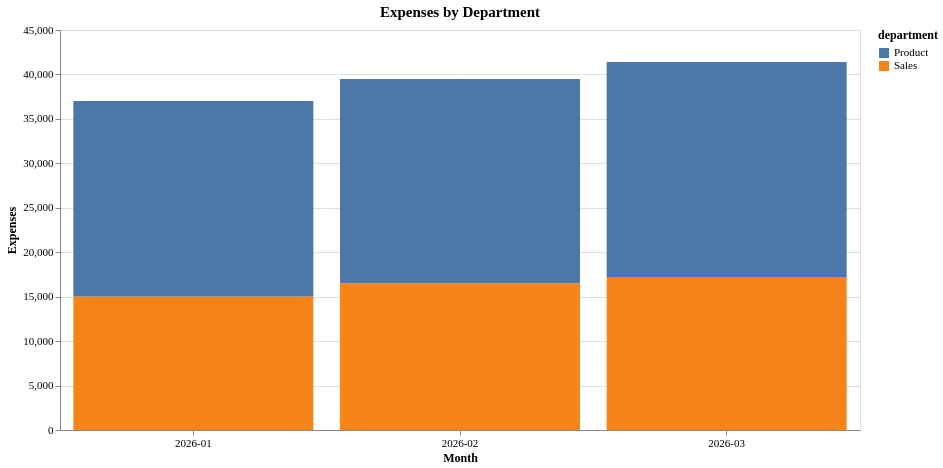

Source (Vega-Lite JSON):
### Vega-Lite specification from a JSON file in a GitHub repository (floating-point values rounded to 4 significant figures)
{"config": {"view": {"continuousWidth": 300, "continuousHeight": 300, "stroke": "#d9e2ec"}, "axis": {"labelAngle": 0, "labelFontSize": 11, "titleFontSize": 12, "titleFontWeight": 600, "labelFont": "Hanken Grotesk", "titleFont": "Hanken Grotesk"}, "legend": {"labelFontSize": 11, "titleFontSize": 12, "titleFontWeight": 600, "labelFont": "Hanken Grotesk", "titleFont": "Hanken Grotesk"}, "title": {"fontSize": 15, "fontWeight": 600, "subtitleFontSize": 12, "subtitleFontWeight": 400, "font": "Hanken Grotesk", "subtitleFont": "Hanken Grotesk"}}, "data": {"name": "data-bd6d9e64f01ec549d8613c8741eb6e60"}, "mark": {"type": "bar"}, "encoding": {"color": {"field": "department", "type": "nominal"}, "opacity": {"condition": {"param": "param_da46cb0ab065acf5", "value": 1}, "value": 0.2}, "tooltip": [{"field": "month", "type": "nominal"}, {"field": "expenses", "type": "quantitative"}, {"field": "department", "type": "nominal"}], "x": {"axis": {"labelAngle": 0}, "field": "month", "title": "Month", "type": "nominal"}, "y": {"field": "expenses", "title": "Expenses", "type": "quantitative"}}, "height": 400, "params": [{"name": "param_da46cb0ab065acf5", "select": {"type": "point", "fields": ["department"]}, "bind": "legend"}], "title": "Expenses by Department", "width": 800, "$schema": "https://vega.github.io/schema/vega-lite/v6.4.1.json", "datasets": {"data-bd6d9e64f01ec549d8613c8741eb6e60": [{"month": "2026-01", "department": "Product", "expenses": 22000.0}, {"month": "2026-01", "department": "Sales", "expenses": 15000.0}, {"month": "2026-02", "department": "Sales", "expenses": 16500.0}, {"month": "2026-03", "department": "Product", "expenses": 24200.0}, {"month": "2026-02", "department": "Product", "expenses": 23000.0}, {"month": "2026-03", "department": "Sales", "expenses": 17200.0}]}}
